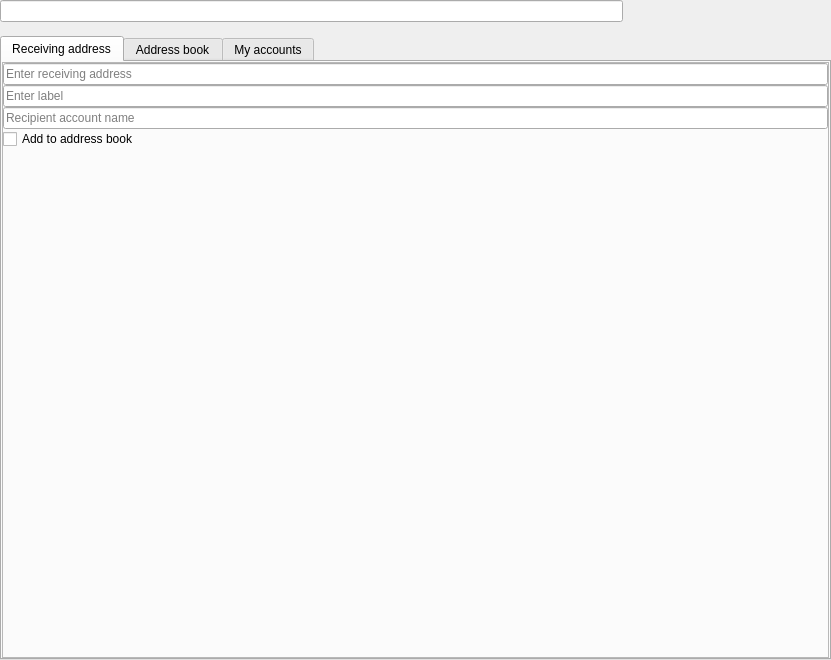
<?xml version="1.0" encoding="UTF-8"?>
<ui version="4.0">
 <class>GuldenSendCoinsEntry</class>
 <widget class="QFrame" name="GuldenSendCoinsEntry">
  <property name="geometry">
   <rect>
    <x>0</x>
    <y>0</y>
    <width>831</width>
    <height>660</height>
   </rect>
  </property>
  <property name="sizePolicy">
   <sizepolicy hsizetype="Preferred" vsizetype="Expanding">
    <horstretch>0</horstretch>
    <verstretch>0</verstretch>
   </sizepolicy>
  </property>
  <property name="toolTip">
   <string notr="true"/>
  </property>
  <property name="frameShape">
   <enum>QFrame::NoFrame</enum>
  </property>
  <layout class="QVBoxLayout" name="verticalLayout">
   <property name="spacing">
    <number>0</number>
   </property>
   <property name="leftMargin">
    <number>0</number>
   </property>
   <property name="topMargin">
    <number>0</number>
   </property>
   <property name="rightMargin">
    <number>0</number>
   </property>
   <property name="bottomMargin">
    <number>0</number>
   </property>
   <item>
    <layout class="QHBoxLayout" name="horizontalLayout_3" stretch="3,1">
     <property name="spacing">
      <number>0</number>
     </property>
     <item>
      <widget class="GuldenAmountField" name="payAmount"/>
     </item>
     <item>
      <spacer name="horizontalSpacer">
       <property name="orientation">
        <enum>Qt::Horizontal</enum>
       </property>
       <property name="sizeHint" stdset="0">
        <size>
         <width>40</width>
         <height>20</height>
        </size>
       </property>
      </spacer>
     </item>
    </layout>
   </item>
   <item>
    <widget class="QLabel" name="payInfo">
     <property name="text">
      <string/>
     </property>
     <property name="indent">
      <number>0</number>
     </property>
    </widget>
   </item>
   <item>
    <widget class="QStackedWidget" name="sendCoinsRecipientStack">
     <property name="currentIndex">
      <number>0</number>
     </property>
     <widget class="QWidget" name="sendCoinsRecipientPage">
      <layout class="QVBoxLayout" name="verticalLayout_10">
       <property name="spacing">
        <number>0</number>
       </property>
       <property name="leftMargin">
        <number>0</number>
       </property>
       <property name="topMargin">
        <number>0</number>
       </property>
       <property name="rightMargin">
        <number>0</number>
       </property>
       <property name="bottomMargin">
        <number>0</number>
       </property>
       <item>
        <widget class="QTabWidget" name="sendCoinsRecipientBook">
         <property name="currentIndex">
          <number>0</number>
         </property>
         <widget class="QWidget" name="receivingAddressTab">
          <attribute name="title">
           <string>Receiving address</string>
          </attribute>
          <layout class="QVBoxLayout" name="verticalLayout_2">
           <property name="spacing">
            <number>0</number>
           </property>
           <property name="leftMargin">
            <number>0</number>
           </property>
           <property name="topMargin">
            <number>0</number>
           </property>
           <property name="rightMargin">
            <number>0</number>
           </property>
           <property name="bottomMargin">
            <number>0</number>
           </property>
           <item>
            <widget class="QFrame" name="frame">
             <property name="frameShape">
              <enum>QFrame::StyledPanel</enum>
             </property>
             <property name="frameShadow">
              <enum>QFrame::Raised</enum>
             </property>
             <layout class="QVBoxLayout" name="verticalLayout_7">
              <property name="spacing">
               <number>0</number>
              </property>
              <property name="leftMargin">
               <number>0</number>
              </property>
              <property name="topMargin">
               <number>0</number>
              </property>
              <property name="rightMargin">
               <number>0</number>
              </property>
              <property name="bottomMargin">
               <number>0</number>
              </property>
              <item>
               <widget class="QLineEdit" name="receivingAddress">
                <property name="placeholderText">
                 <string>Enter receiving address</string>
                </property>
               </widget>
              </item>
              <item>
               <widget class="QLineEdit" name="receivingAddressLabel">
                <property name="placeholderText">
                 <string>Enter label</string>
                </property>
               </widget>
              </item>
              <item>
               <widget class="QLineEdit" name="receivingAddressAccountName">
                <property name="placeholderText">
                 <string>Recipient account name</string>
                </property>
               </widget>
              </item>
              <item>
               <widget class="QCheckBox" name="checkBoxAddToAddressBook">
                <property name="text">
                 <string>Add to address book</string>
                </property>
               </widget>
              </item>
              <item>
               <spacer name="verticalSpacer_2">
                <property name="orientation">
                 <enum>Qt::Vertical</enum>
                </property>
                <property name="sizeHint" stdset="0">
                 <size>
                  <width>20</width>
                  <height>40</height>
                 </size>
                </property>
               </spacer>
              </item>
             </layout>
            </widget>
           </item>
          </layout>
         </widget>
         <widget class="QWidget" name="addressBookTab">
          <attribute name="title">
           <string>Address book</string>
          </attribute>
          <layout class="QVBoxLayout" name="verticalLayout_3">
           <property name="spacing">
            <number>0</number>
           </property>
           <property name="leftMargin">
            <number>0</number>
           </property>
           <property name="topMargin">
            <number>0</number>
           </property>
           <property name="rightMargin">
            <number>0</number>
           </property>
           <property name="bottomMargin">
            <number>0</number>
           </property>
           <item>
            <layout class="QVBoxLayout" name="verticalLayout_5">
             <property name="spacing">
              <number>0</number>
             </property>
             <item>
              <layout class="QHBoxLayout" name="horizontalLayout">
               <property name="spacing">
                <number>0</number>
               </property>
               <item>
                <widget class="QLabel" name="searchLabel1">
                 <property name="text">
                  <string notr="true">s</string>
                 </property>
                 <property name="indent">
                  <number>0</number>
                 </property>
                </widget>
               </item>
               <item>
                <widget class="QLineEdit" name="searchBox1"/>
               </item>
              </layout>
             </item>
             <item>
              <widget class="QTableView" name="addressBookTabTable">
               <property name="alternatingRowColors">
                <bool>true</bool>
               </property>
               <property name="selectionMode">
                <enum>QAbstractItemView::SingleSelection</enum>
               </property>
               <property name="selectionBehavior">
                <enum>QAbstractItemView::SelectRows</enum>
               </property>
               <property name="showGrid">
                <bool>false</bool>
               </property>
               <property name="gridStyle">
                <enum>Qt::SolidLine</enum>
               </property>
               <property name="cornerButtonEnabled">
                <bool>false</bool>
               </property>
               <attribute name="verticalHeaderVisible">
                <bool>false</bool>
               </attribute>
               <attribute name="verticalHeaderHighlightSections">
                <bool>false</bool>
               </attribute>
              </widget>
             </item>
            </layout>
           </item>
          </layout>
         </widget>
         <widget class="QWidget" name="myAccountsTab">
          <attribute name="title">
           <string>My accounts</string>
          </attribute>
          <layout class="QVBoxLayout" name="verticalLayout_6">
           <property name="spacing">
            <number>0</number>
           </property>
           <property name="leftMargin">
            <number>0</number>
           </property>
           <property name="topMargin">
            <number>0</number>
           </property>
           <property name="rightMargin">
            <number>0</number>
           </property>
           <property name="bottomMargin">
            <number>0</number>
           </property>
           <item>
            <layout class="QVBoxLayout" name="verticalLayout_4">
             <property name="spacing">
              <number>0</number>
             </property>
             <item>
              <layout class="QHBoxLayout" name="horizontalLayout_2">
               <property name="spacing">
                <number>0</number>
               </property>
               <item>
                <widget class="QLabel" name="searchLabel2">
                 <property name="text">
                  <string notr="true">s</string>
                 </property>
                 <property name="indent">
                  <number>0</number>
                 </property>
                </widget>
               </item>
               <item>
                <widget class="QLineEdit" name="searchBox2"/>
               </item>
              </layout>
             </item>
             <item>
              <widget class="QTableView" name="myAccountsTabTable">
               <property name="selectionMode">
                <enum>QAbstractItemView::SingleSelection</enum>
               </property>
               <property name="selectionBehavior">
                <enum>QAbstractItemView::SelectRows</enum>
               </property>
               <property name="showGrid">
                <bool>false</bool>
               </property>
               <attribute name="horizontalHeaderVisible">
                <bool>false</bool>
               </attribute>
               <attribute name="horizontalHeaderHighlightSections">
                <bool>false</bool>
               </attribute>
               <attribute name="verticalHeaderVisible">
                <bool>false</bool>
               </attribute>
               <attribute name="verticalHeaderHighlightSections">
                <bool>false</bool>
               </attribute>
              </widget>
             </item>
            </layout>
           </item>
          </layout>
         </widget>
        </widget>
       </item>
      </layout>
     </widget>
     <widget class="QWidget" name="sendCoinsWitnessPage">
      <layout class="QVBoxLayout" name="verticalLayout_8">
       <property name="spacing">
        <number>0</number>
       </property>
       <property name="leftMargin">
        <number>0</number>
       </property>
       <property name="topMargin">
        <number>0</number>
       </property>
       <property name="rightMargin">
        <number>0</number>
       </property>
       <property name="bottomMargin">
        <number>0</number>
       </property>
       <item>
        <widget class="QLabel" name="pow2LockFundsHeading">
         <property name="text">
          <string>Lock funds for:</string>
         </property>
         <property name="indent">
          <number>0</number>
         </property>
        </widget>
       </item>
       <item>
        <layout class="QHBoxLayout" name="pow2SliderLayout" stretch="0,1,0">
         <property name="spacing">
          <number>0</number>
         </property>
         <property name="leftMargin">
          <number>0</number>
         </property>
         <property name="topMargin">
          <number>0</number>
         </property>
         <item>
          <widget class="QLabel" name="pow2LockFundsSliderMinLabel">
           <property name="text">
            <string>1 month</string>
           </property>
           <property name="indent">
            <number>0</number>
           </property>
          </widget>
         </item>
         <item>
          <widget class="QSlider" name="pow2LockFundsSlider">
           <property name="enabled">
            <bool>true</bool>
           </property>
           <property name="sizePolicy">
            <sizepolicy hsizetype="Minimum" vsizetype="Fixed">
             <horstretch>0</horstretch>
             <verstretch>0</verstretch>
            </sizepolicy>
           </property>
           <property name="maximum">
            <number>10</number>
           </property>
           <property name="pageStep">
            <number>11</number>
           </property>
           <property name="tracking">
            <bool>true</bool>
           </property>
           <property name="orientation">
            <enum>Qt::Horizontal</enum>
           </property>
           <property name="invertedAppearance">
            <bool>false</bool>
           </property>
           <property name="invertedControls">
            <bool>false</bool>
           </property>
           <property name="tickPosition">
            <enum>QSlider::NoTicks</enum>
           </property>
          </widget>
         </item>
         <item>
          <widget class="QLabel" name="pow2LockFundsSliderMaxLabel">
           <property name="text">
            <string>3 years</string>
           </property>
           <property name="wordWrap">
            <bool>false</bool>
           </property>
           <property name="indent">
            <number>0</number>
           </property>
          </widget>
         </item>
        </layout>
       </item>
       <item>
        <widget class="QLabel" name="pow2LockFundsInfoLabel">
         <property name="text">
          <string>Funds will be locked for 30 days (1 month) with an estimated earning of 0. It will not be possible under any circumstances to spend or move these funds for the duration of the lock period.</string>
         </property>
         <property name="wordWrap">
          <bool>true</bool>
         </property>
         <property name="indent">
          <number>0</number>
         </property>
        </widget>
       </item>
       <item>
        <widget class="QLabel" name="pow2WeightExceedsMaxPercentWarning">
         <property name="text">
          <string>Warning: This weight exceeds 1% of the current network weight, this is fantastic for contributing toward network security but not recommended for maximising your earnings. For maximum earnings it would usually be better to split your funds into two accounts in this situation. An exception is if you have reason to believe that the network weight is likely to increase substantially in future, please seek further advice before proceeding if you are unsure about the best course of action.</string>
         </property>
         <property name="alignment">
          <set>Qt::AlignJustify|Qt::AlignVCenter</set>
         </property>
         <property name="wordWrap">
          <bool>true</bool>
         </property>
         <property name="indent">
          <number>0</number>
         </property>
        </widget>
       </item>
       <item>
        <spacer name="verticalSpacer">
         <property name="orientation">
          <enum>Qt::Vertical</enum>
         </property>
         <property name="sizeHint" stdset="0">
          <size>
           <width>20</width>
           <height>40</height>
          </size>
         </property>
        </spacer>
       </item>
      </layout>
     </widget>
    </widget>
   </item>
  </layout>
 </widget>
 <customwidgets>
  <customwidget>
   <class>GuldenAmountField</class>
   <extends>QLineEdit</extends>
   <header>amountfield.h</header>
   <container>1</container>
  </customwidget>
 </customwidgets>
 <resources>
  <include location="../../gulden.qrc"/>
 </resources>
 <connections/>
</ui>
